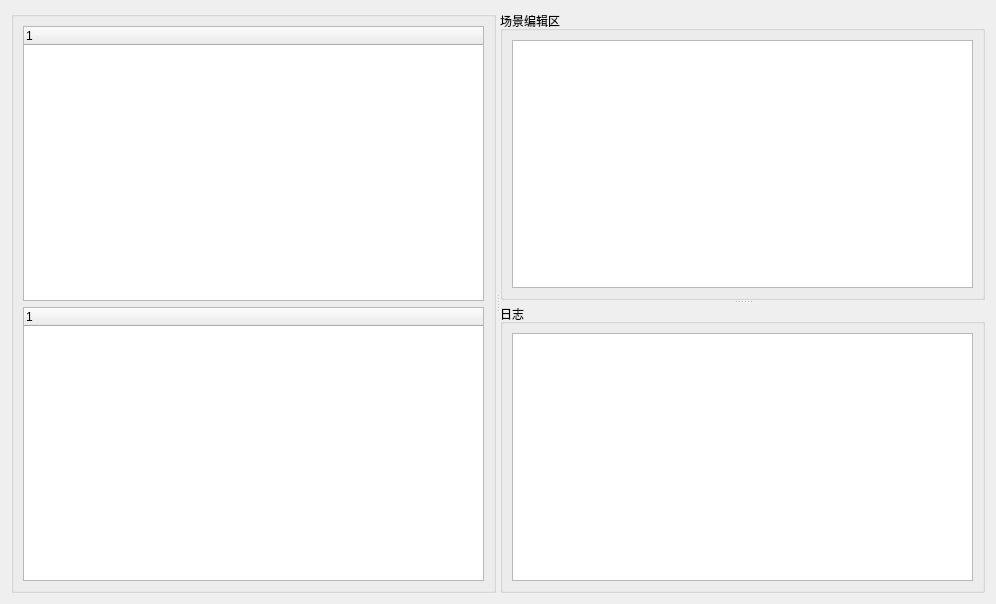
<?xml version="1.0" encoding="UTF-8"?>
<ui version="4.0">
 <class>SceneEditorView</class>
 <widget class="QWidget" name="SceneEditorView">
  <property name="geometry">
   <rect>
    <x>0</x>
    <y>0</y>
    <width>996</width>
    <height>604</height>
   </rect>
  </property>
  <property name="windowTitle">
   <string>Form</string>
  </property>
  <layout class="QGridLayout" name="gridLayout_4">
   <item row="0" column="0">
    <widget class="QSplitter" name="splitter_2">
     <property name="orientation">
      <enum>Qt::Horizontal</enum>
     </property>
     <widget class="QGroupBox" name="groupBox">
      <property name="title">
       <string/>
      </property>
      <layout class="QGridLayout" name="gridLayout_3">
       <item row="0" column="0">
        <widget class="QTreeWidget" name="treeWidget_project"/>
       </item>
       <item row="1" column="0">
        <widget class="QTreeWidget" name="treeWidget_unit"/>
       </item>
      </layout>
     </widget>
     <widget class="QSplitter" name="splitter">
      <property name="orientation">
       <enum>Qt::Vertical</enum>
      </property>
      <widget class="QGroupBox" name="groupBox_2">
       <property name="title">
        <string>场景编辑区</string>
       </property>
       <layout class="QGridLayout" name="gridLayout_2">
        <item row="0" column="0">
         <widget class="QGraphicsView" name="graphicsView_scene"/>
        </item>
       </layout>
      </widget>
      <widget class="QGroupBox" name="groupBox_3">
       <property name="title">
        <string>日志</string>
       </property>
       <layout class="QGridLayout" name="gridLayout">
        <item row="0" column="0">
         <widget class="QTableView" name="tableView_log"/>
        </item>
       </layout>
      </widget>
     </widget>
    </widget>
   </item>
  </layout>
 </widget>
 <resources/>
 <connections/>
</ui>
